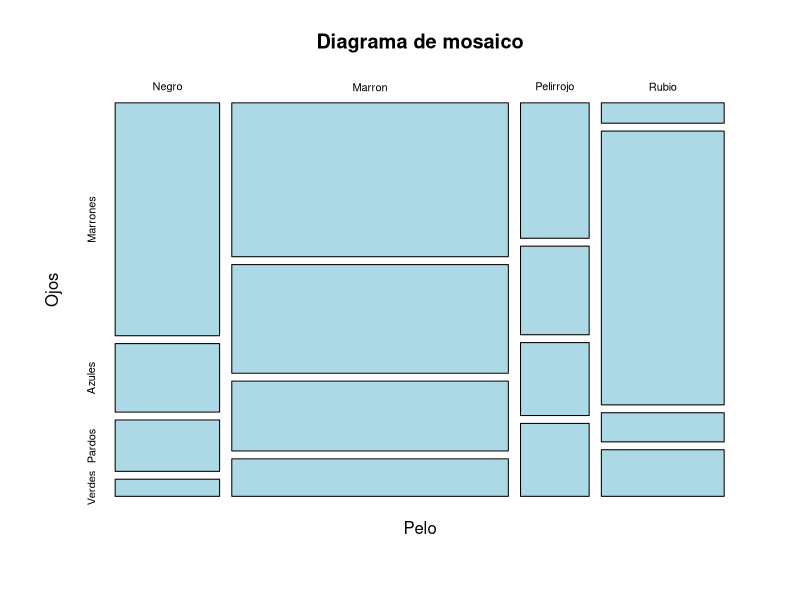

This chart was generated by the following R code:
## ---- chunk 1
ftable(HairEyeColor)
male <- HairEyeColor[,, "Male"]
female <- HairEyeColor[,,"Female"]
data <- as.table(male+female)
data
## ---- chunk 2
dimnames(data) = list(
Pelo =  c("Negro", "Marron", "Pelirrojo", "Rubio" ), 
Ojos = c("Marrones","Azules", "Pardos", "Verdes" )
)
data
## ---- chunk 3
plot(data, col = c("lightblue"), main = "Diagrama de mosaico" )
## ---- chunk 4
sum(data)
## ---- chunk 5
colSums(data)
rowSums(data)
round(prop.table(colSums(data)), 3)
round(prop.table(rowSums(data)), 3)
